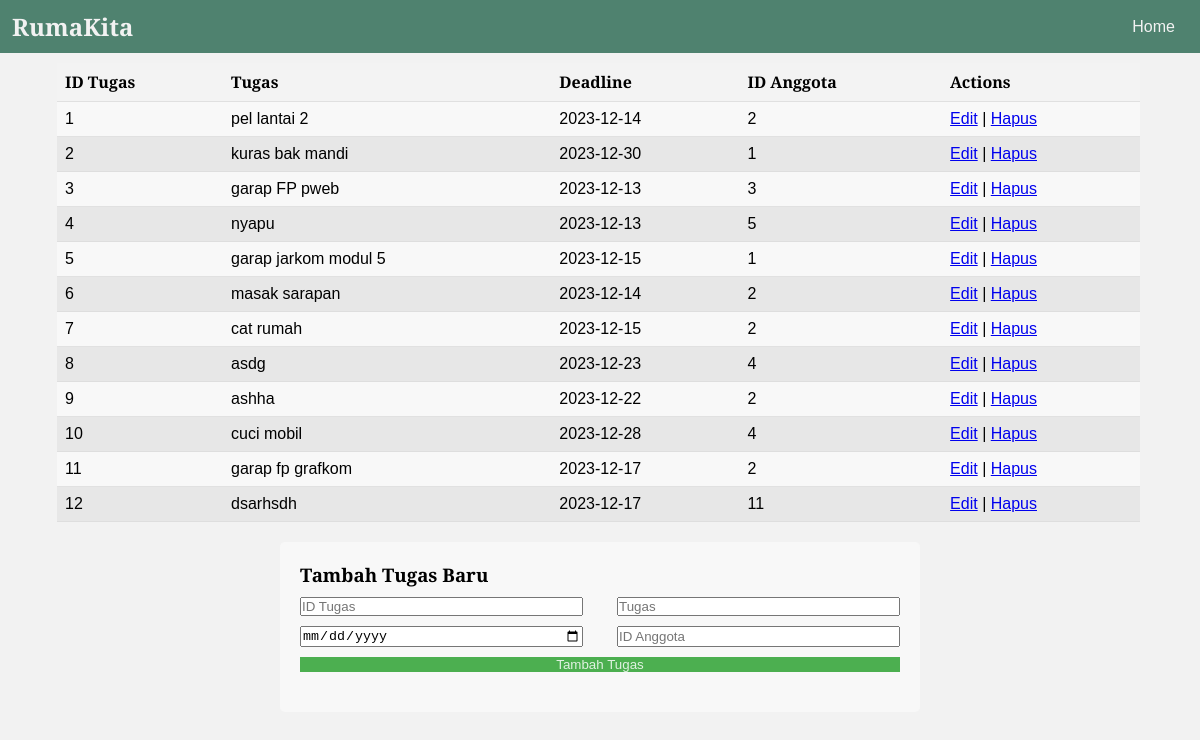
The page /mainPage/info_task.php (signed in) on the database its author committed.
### tables this page shows
CREATE TABLE `list_tugas` (
  `id_tugas` int(5) NOT NULL,
  `tugas` varchar(255) NOT NULL,
  `deadline_tugas` date NOT NULL,
  `id_anggota` int(6) NOT NULL
);

### mainPage/info_task.php (the view, shortened to what this page needs)
<!DOCTYPE html>
<html>
<head>
    <link rel="stylesheet" type="text/css" href="crud_pages.css">
</head>
<body>
<nav class="navbar bg-body-tertiary">
    <div class="container">
        <div class="logo">
            <a href="#">RumaKita</a>
        </div>
        <div class="menu">
            <ul class="nav">
                <li class="dropdown">
                    <a href="home.php">Home</a>
                </li>
            </ul>
        </div>
    </div>
</nav>
<div class="main-content">
    <div class="task-list">
        <table>
            <thead>
                <tr>
                    <th>ID Tugas</th>
                    <th>Tugas</th>
                    <th>Deadline</th>
                    <th>ID Anggota</th>
                    <th>Actions</th>
                </tr>
            </thead>
            <tbody>
                <?php
                include 'config.php';
                $query = "SELECT * FROM list_tugas";
                $result = mysqli_query($connection, $query);
                while ($row = mysqli_fetch_assoc($result)) {
                    echo "<tr>";
                    echo "<td>".$row['id_tugas']."</td>";
                    echo "<td>".$row['tugas']."</td>";
                    echo "<td>".$row['deadline_tugas']."</td>";
                    echo "<td>".$row['id_anggota']."</td>";
                    echo "<td><a href='edit_task.php?id=".$row['id_tugas']."'>Edit</a> | <a href='delete_task.php?id=".$row['id_tugas']."'>Hapus</a></td>";
                    echo "</tr>";
                }
                ?>
            </tbody>
        </table>
    </div>
</div>
<div class="add-task">
        <form action="add_task.php" method="post">
            <h3>Tambah Tugas Baru</h3>
            <div class="form-row">
                <input type="number" name="id_tugas" placeholder="ID Tugas" required>
                <input type="text" name="tugas" placeholder="Tugas" required>
                <input type="date" name="deadline_tugas" required>
                <input type="number" name="id_anggota" placeholder="ID Anggota" required>
                <button type="submit">Tambah Tugas</button>
            </div>
        </form>
    </div>
</body>
</html>

### mainPage/crud_pages.css (style rules this page uses)
body { font-family: 'Averia Serif Libre', sans-serif; background-color: #f2f2f2; background-size: cover; background-position: center; background-attachment: fixed; }
body, h1, h2, h3, p, ul, li, button, input { margin: 0; padding: 0; box-sizing: border-box; }
.navbar { background-color: #4f826f; padding: 10px 0; width: 100%; margin-bottom: 10px; }
.container { display: flex; justify-content: space-between; align-items: center; }
.logo a { font-weight: bold; text-decoration: none; color:#4f826f; font-size: 1.5em; margin-left: 10%; }
.menu { display: flex; justify-content: flex-end; }
.nav { list-style: none; display: flex; align-items: center; margin: 0; padding: 0; }
.nav li { margin: 0 10px; }
.nav li a { text-decoration: none; color: #f2f2f2; padding: 10px 15px; transition: #040404 0.3s ease; }
.dropdown { position: relative; }
.logo a { font-weight: bold; text-decoration: none; color: #f2f2f2; font-size: 1.5em; }
.main-content { width: 95%; flex-direction: row; justify-content: flex-start; align-items: flex-start; }
.task-list { width: 95%; max-height: 900px; margin-left: 5%; margin-right: 5%; justify-content: center; margin-bottom: 20px; overflow-y: auto; }
.task-list table { width: 100%; border-collapse: collapse; max-height: 50px; overflow-y: auto; }
.task-list tbody tr:nth-child(odd) { background-color: #fafafad6; }
.task-list tbody tr:nth-child(even) { background-color: #e5e5e5d5; }
.task-list th, .task-list td { padding: 8px; text-align: left; border-bottom: 1px solid #ddddddd4; }
.task-list th { background-color: #f3f3f3d3; }
.add-task { background-color: #f9f9f9d2; padding: 20px; border-radius: 5px; margin-left: auto; margin-right: auto; justify-content: center; width: 55%; max-width: 600px; }
.add-task h3 { margin-bottom: 10px; }
.add-task .form-row { display: flex; flex-wrap: wrap; justify-content: space-between; margin-bottom: 10px; }
.add-task input[type="text"], .add-task input[type="number"], .add-task input[type="date"], .add-task button { width: calc(48% - 5px); margin-bottom: 10px; }
.add-task button { width: 100%; background-color: #4CAF50; color: rgba(255, 255, 255, 0.826); border: none; cursor: pointer; }
.add-task .form-row input:last-child, .add-task .form-row button { margin-right: 0; }

### rows shown on the page
list_tugas: id_tugas "1", tugas "pel lantai 2", deadline_tugas "2023-12-14", id_anggota "2"
list_tugas: id_tugas "2", tugas "kuras bak mandi", deadline_tugas "2023-12-30", id_anggota "1"
list_tugas: id_tugas "3", tugas "garap FP pweb", deadline_tugas "2023-12-13", id_anggota "3"
list_tugas: id_tugas "4", tugas "nyapu", deadline_tugas "2023-12-13", id_anggota "5"
list_tugas: id_tugas "5", tugas "garap jarkom modul 5", deadline_tugas "2023-12-15", id_anggota "1"
list_tugas: id_tugas "6", tugas "masak sarapan", deadline_tugas "2023-12-14", id_anggota "2"
list_tugas: id_tugas "7", tugas "cat rumah", deadline_tugas "2023-12-15", id_anggota "2"
list_tugas: id_tugas "8", tugas "asdg", deadline_tugas "2023-12-23", id_anggota "4"
list_tugas: id_tugas "9", tugas "ashha", deadline_tugas "2023-12-22", id_anggota "2"
list_tugas: id_tugas "10", tugas "cuci mobil", deadline_tugas "2023-12-28", id_anggota "4"
list_tugas: id_tugas "11", tugas "garap fp grafkom", deadline_tugas "2023-12-17", id_anggota "2"
list_tugas: id_tugas "12", tugas "dsarhsdh", deadline_tugas "2023-12-17", id_anggota "11"
